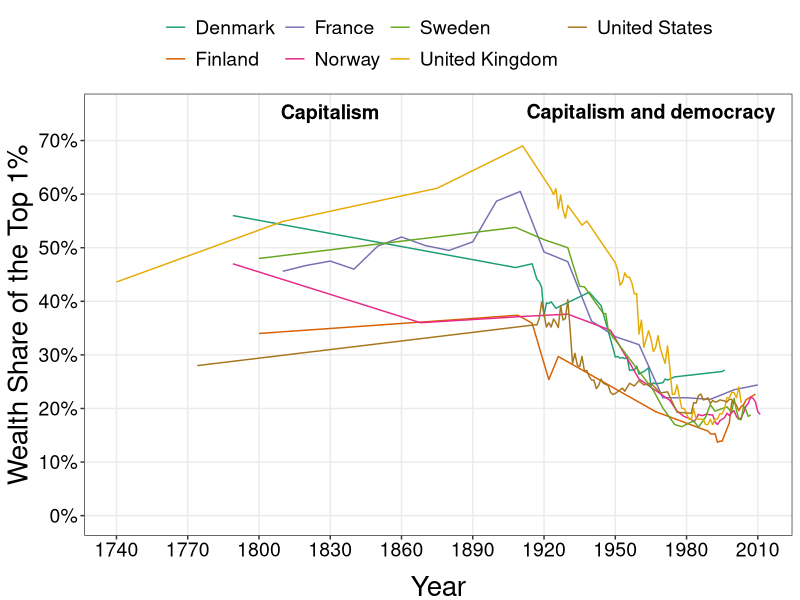
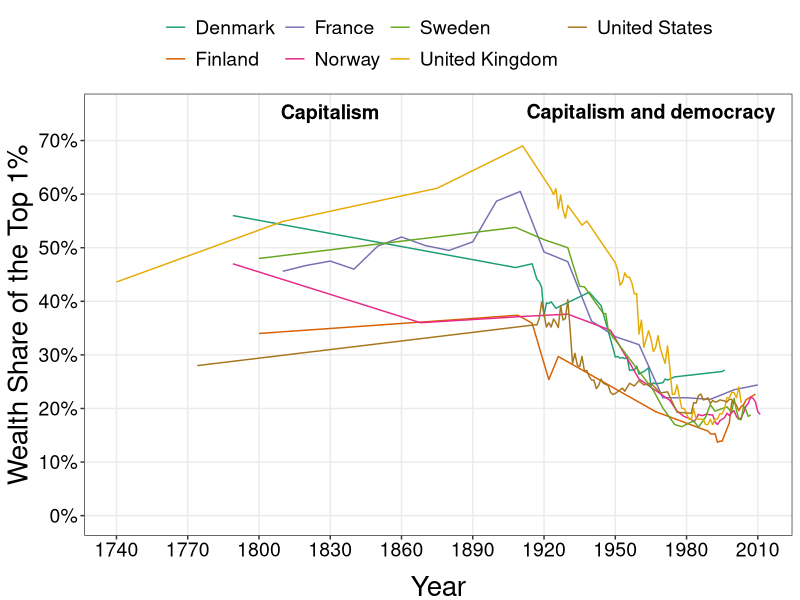

Source code (R) for these figures, in order:
require(shape)
library(tidyverse)
library(lubridate)
library(openxlsx)
library(readxl)
library(ggsignif)
library(grid)

wealth_share <- read_excel("capitalism/top_1percent_wealth_share.xlsx")

COL <- c("#7fc97f", "#beaed4", "#fdc086", "#ffff99", "#386cb0", "#f0027f", "#bf5b17", "#666666")
COLA <- c("#e0f3db", "#99d8c9","#66c2a4","#41ae76", "#238b45", "#005824", "#f0027f")
COLB <- c("#c6dbef", "#4eb3d3", "#2b8cbe", "#0868ac","#084081", "#9e9ac8","#f0027f")
COLC <- c("#fcfbfd", "#efedf5", "#dadaeb", "#bcbddc", "#9e9ac8", "#807dba", "#6a51a3", "#54278f", "#3f007d")
COLD <- c("#DA3030","#41ae76","#F7DE04", "#4eb3d3","#AE82FF","#386cb0","#F48318","#41ae76","#6a51a3", "#DA3030")


#Cleaning the wealth share data. Source: CORE
wealth_share_gathered <- wealth_share %>% 
  gather(Country, Wealth_share, c("Denmark", "Finland", "France", "Norway", "Sweden", "United Kingdom", "United States") )

wealth_share1 <- wealth_share_gathered[-c(1, 69, 137, 205, 273, 341, 409), ] 

wealth_share2 <- wealth_share1 %>%
  mutate(Year = ifelse(Country == "Denmark", ...1, ifelse(Country == "Finland", ...3, ifelse(Country == "France", ...5, ifelse(Country == "Norway", ...7, ifelse(Country == "Sweden", ...9, ifelse(Country == "United Kingdom", ...11, ifelse(Country == "United States", ...13, NA))))))))

wealth_share2$Wealth_share = as.numeric(as.character(wealth_share2$Wealth_share))

wealth_share3 <- wealth_share2 %>%
  select(-c("...1", "...3", "...5", "...7", "...9", "...11", "...13")) %>%
  filter(!is.na(Year)) %>%
  mutate(wealth_share = (Wealth_share)/100)

#Brackets 
bracketsGrob <- function(...){
  l <- list(...)
  e <- new.env()
  e$l <- l
  grid:::recordGrob(  {
    do.call(grid.brackets, l)
  }, e)
}


b1 <- bracketsGrob(0.045, 0.88, 0.63, 0.88, h=0.05, lwd=2, col="black")
b2 <- bracketsGrob(0.652, .88, 0.95, .88, h=0.05,  lwd=2, col="black")

#Plotting the data 
wealth_share_plot <- ggplot(wealth_share3, aes(x = Year, y = wealth_share, group = Country, color = Country)) +
  geom_line() +
  #geom_line(aes(linetype = Country)) + #if we differentiate the lines without color
  labs(y = "Wealth Share of the Top 1%", color = "Country") + 
  scale_y_continuous(breaks = seq(0, 0.7, by = 0.1), labels = scales::percent_format(accuracy = 1), limits = c(0,0.75)) +
  scale_x_continuous(breaks = seq(1740, 2010, by = 30)) +
  scale_color_brewer(palette = "Dark2") +
  theme_bw() + 
  theme(panel.grid.minor = element_blank(),
        legend.position = "top", 
        legend.title = element_blank(),
        legend.text = element_text(size = 14),
        axis.title.y = element_text(size = 20, vjust = 1),
        #legend.text = element_text(size = 11),
        axis.text.x = element_text(size = 14, color = "black"),
        axis.text.y = element_text(size = 14, color = "black"),  
        axis.title.x = element_text(size = 20, vjust = -0.5)) +
        #annotation_custom(b1) + 
        #annotation_custom(b2) +
  annotate("text", x = 1830, y = 0.75, label = expression(paste(bold("Capitalism"))), size = 5) +
  annotate("text", x = 1965, y = 0.75, label = expression(paste(bold("Capitalism and democracy"))), size = 5) 

print(wealth_share_plot)

#Save plot to PDF
ggsave(wealth_share_plot, filename = "wealth_share_top_1percent.pdf", 
       path = "capitalism",
       width = 8, height = 6, units = "in")


# dev.off()
